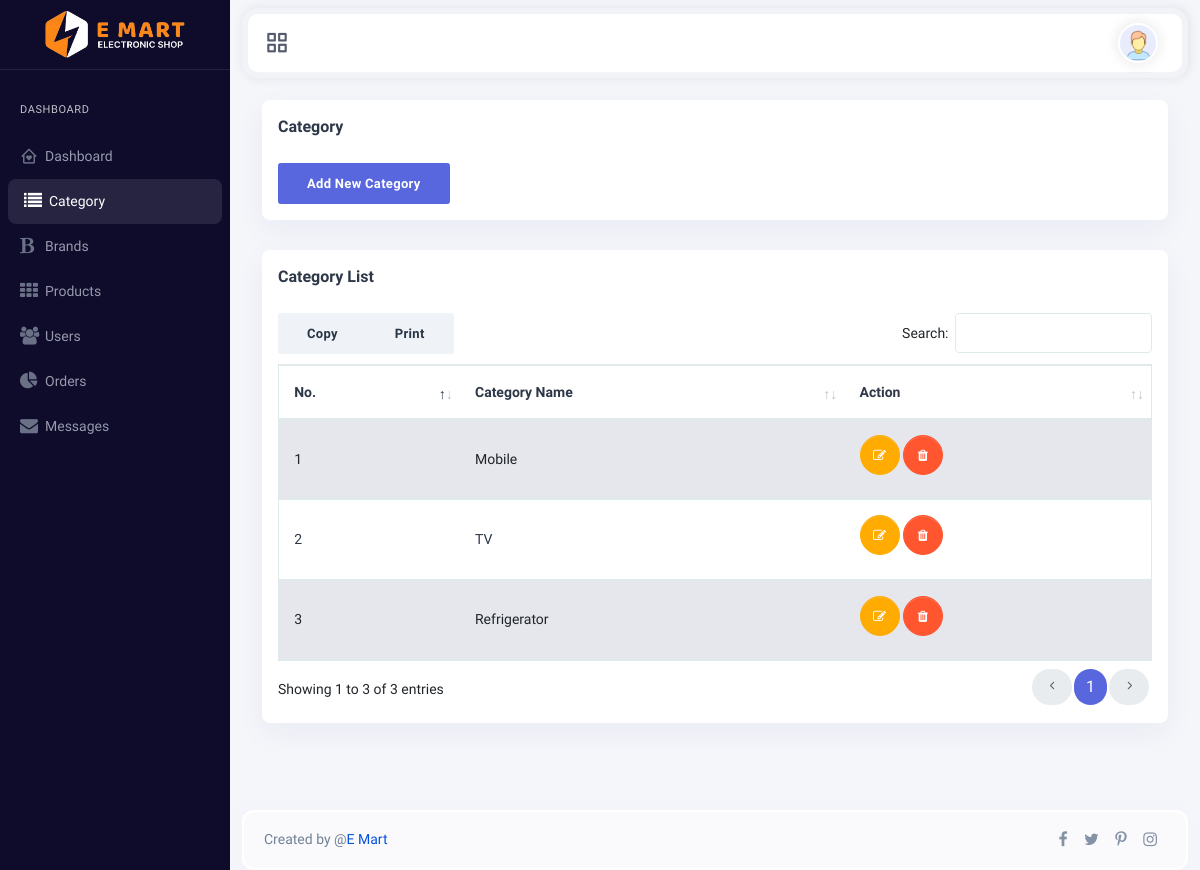
Page /admin/category.php (signed in) on the earlier database version.
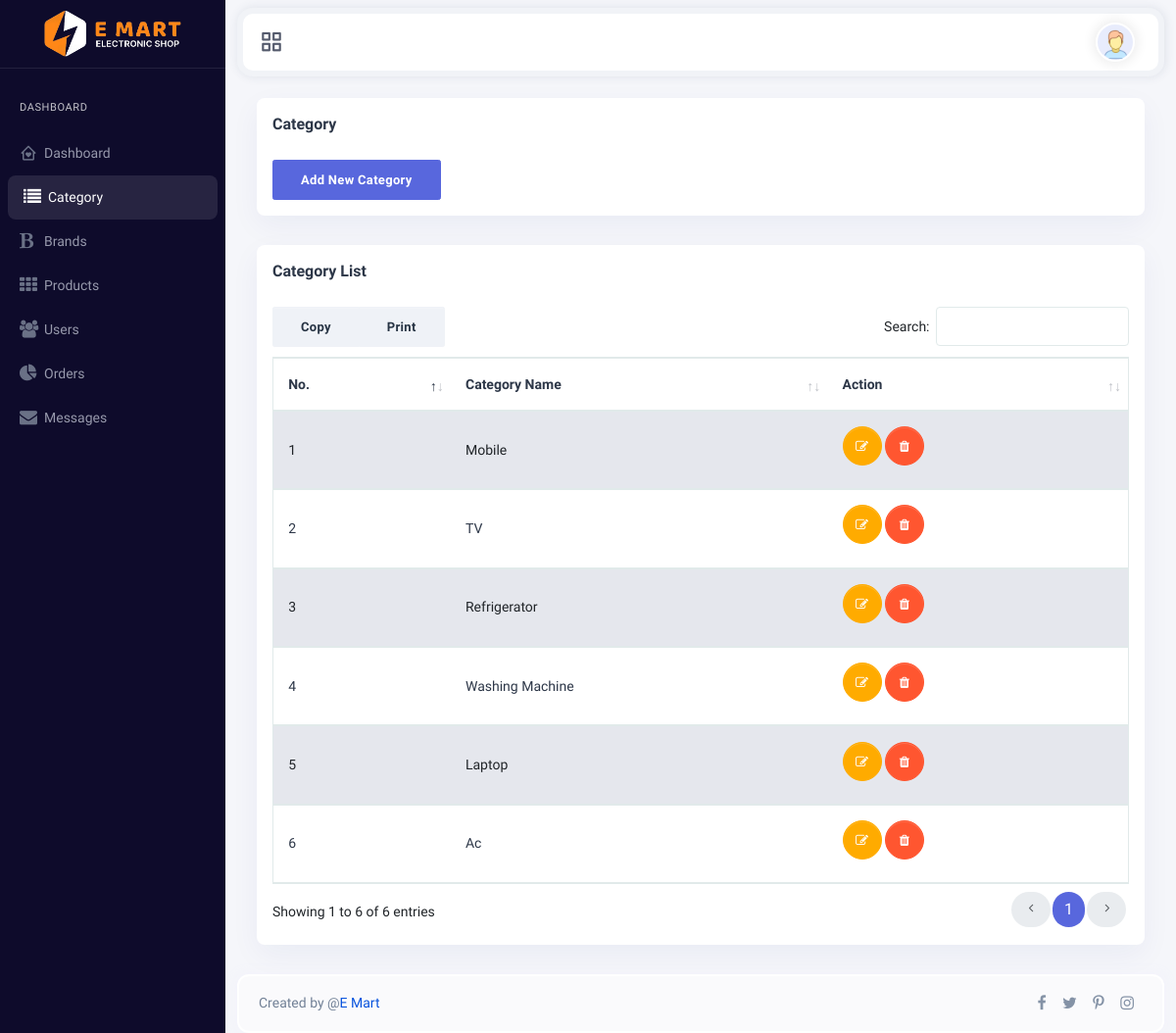
Same page on the later database version.
### tables this page shows
CREATE TABLE `category` (
  `category_id` int(11) NOT NULL,
  `category_name` varchar(255) NOT NULL,
  `category_created_on` timestamp NOT NULL DEFAULT current_timestamp() ON UPDATE current_timestamp()
);

### src/Db/Db.php (called while the page is built, shortened)
<?php
class Db
{
    private $host = 'localhost';
    private $username = 'root';
    private $password = '';
    private $database = 'e-mart';
    protected function connect()
    {
        $con = new mysqli($this->host, $this->username, $this->password, $this->database);
        return $con;
    }
}

### src/Class/Crud.php (called while the page is built, shortened)
<?php
class Crud extends Db
{
    public function getData($table, $field = '', $condition = '', $order_by_field = '', $order_by_type = '', $limit = '')
    {
        $sql = "SELECT $field FROM $table";
        $result = $this->connect()->query($sql);
        if ($result->num_rows > 0) {
            $arr = array();
            while ($row = $result->fetch_assoc()) {
                $arr[] = $row;
            }
            return $arr;
        } else {
            return 0;
        }
    }
}

### admin/category.php (the view, shortened to what this page needs)
<?php
require_once "includes/header.php";
$crud_obj = new Crud;
?>
<div class="main-panel">
    <div class="content-wrapper">
        <div class="container-fluid">
            <div class="row">
                <div class="col-12 box-margin">
                    <div class="card">
                        <div class="card-body">
                            <h2 class="card-title">Category</h2>
                            <button type="button" class="btn btn-primary category-modal-button">
                                Add New Category
                            </button>
                        </div>
                    </div>
                </div>
                <div class="col-12 box-margin">
                    <div class="card">
                        <div class="card-body">
                            <h2 class="card-title">Category List</h2>
                            <table id="datatable-buttons" class="table table-striped dt-responsive nowrap w-100">
                                <thead>
                                    <tr>
                                        <th>No.</th>
                                        <th>Category Name</th>
                                        <th>Action</th>
                                    </tr>
                                </thead>
                                <tbody>
                                    <?php
                                    $row = $crud_obj->getData('category', '*');
                                    $i = 1;
                                    if ($row) {
                                        foreach ($row as $value) {
                                    ?>
                                            <tr id="category_<?= $value['category_id']; ?>">
                                                <td><?= $i ?></td>
                                                <td><?= $value['category_name'] ?></td>
                                                <td>
                                                    <button class="btn btn-warning waves-effect btn-circle waves-light mb-2 edit" type="button" data-id="<?= $value['category_id'] ?>"><i class="fa fa-pencil-square-o"></i></button>
                                                    <button class="btn btn-danger waves-effect btn-circle waves-light mb-2 delete" type="button" data-id="<?= $value['category_id'] ?>"><i class="fa fa-trash"></i></button>
                                                </td>
                                            </tr>
                                    <?php
                                            $i++;
                                        }
                                    }
                                    ?>
                                </tbody>
                            </table>
                        </div>
                    </div>
                </div>
            </div>
        </div>
    </div>
</div>
<?php
require_once "includes/footer.php";
?>

Differences in the rows shown:
added category: category_name "Washing Machine"
added category: category_name "Laptop"
added category: category_name "Ac"
Other differences:
text written by a page script: "Copy Print Search: Showing 1 to 3 of 3 entries 1" → "Copy Print Search: Showing 1 to 6 of 6 entries 1"
